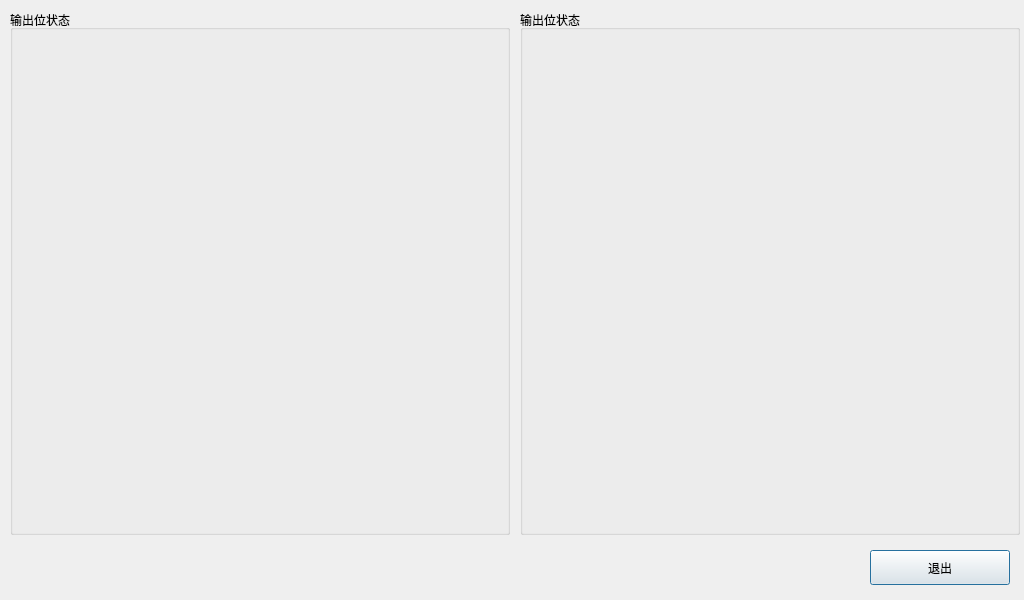
<?xml version="1.0" encoding="UTF-8"?>
<ui version="4.0">
 <class>OP_OutputDlg</class>
 <widget class="QDialog" name="OP_OutputDlg">
  <property name="geometry">
   <rect>
    <x>0</x>
    <y>0</y>
    <width>1024</width>
    <height>600</height>
   </rect>
  </property>
  <property name="windowTitle">
   <string>Dialog</string>
  </property>
  <widget class="QGroupBox" name="groupBox">
   <property name="geometry">
    <rect>
     <x>10</x>
     <y>10</y>
     <width>500</width>
     <height>525</height>
    </rect>
   </property>
   <property name="title">
    <string>输出位状态</string>
   </property>
  </widget>
  <widget class="QGroupBox" name="groupBox_2">
   <property name="geometry">
    <rect>
     <x>520</x>
     <y>10</y>
     <width>500</width>
     <height>525</height>
    </rect>
   </property>
   <property name="title">
    <string>输出位状态</string>
   </property>
  </widget>
  <widget class="QPushButton" name="quitBtn">
   <property name="geometry">
    <rect>
     <x>870</x>
     <y>550</y>
     <width>140</width>
     <height>35</height>
    </rect>
   </property>
   <property name="text">
    <string>退出</string>
   </property>
  </widget>
 </widget>
 <resources/>
 <connections>
  <connection>
   <sender>quitBtn</sender>
   <signal>clicked()</signal>
   <receiver>OP_OutputDlg</receiver>
   <slot>close()</slot>
   <hints>
    <hint type="sourcelabel">
     <x>729</x>
     <y>557</y>
    </hint>
    <hint type="destinationlabel">
     <x>399</x>
     <y>299</y>
    </hint>
   </hints>
  </connection>
 </connections>
</ui>
